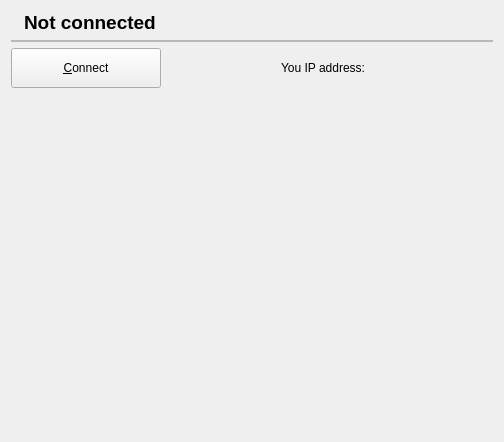
<?xml version="1.0" encoding="UTF-8"?>
<ui version="4.0">
 <class>AccountSettings</class>
 <widget class="QDialog" name="AccountSettings">
  <property name="geometry">
   <rect>
    <x>0</x>
    <y>0</y>
    <width>504</width>
    <height>442</height>
   </rect>
  </property>
  <property name="windowTitle">
   <string>AccountSettings</string>
  </property>
  <layout class="QVBoxLayout" name="verticalLayout_3">
   <item>
    <layout class="QHBoxLayout" name="horizontalLayout_2">
     <item>
      <widget class="QLabel" name="StatusPix">
       <property name="text">
        <string/>
       </property>
       <property name="pixmap">
        <pixmap resource="dnc.qrc">:/rc/delete_16.png</pixmap>
       </property>
      </widget>
     </item>
     <item>
      <widget class="QLabel" name="connectionInfoLabel">
       <property name="text">
        <string>&lt;html&gt;&lt;head/&gt;&lt;body&gt;&lt;p&gt;&lt;span style=&quot; font-size:14pt; font-weight:600;&quot;&gt;Not connected&lt;/span&gt;&lt;/p&gt;&lt;/body&gt;&lt;/html&gt;</string>
       </property>
      </widget>
     </item>
     <item>
      <widget class="QLabel" name="LoadLabel">
       <property name="text">
        <string/>
       </property>
      </widget>
     </item>
     <item>
      <spacer name="horizontalSpacer">
       <property name="orientation">
        <enum>Qt::Horizontal</enum>
       </property>
       <property name="sizeHint" stdset="0">
        <size>
         <width>40</width>
         <height>20</height>
        </size>
       </property>
      </spacer>
     </item>
     <item>
      <widget class="QLabel" name="label_2">
       <property name="text">
        <string/>
       </property>
       <property name="pixmap">
        <pixmap resource="dnc.qrc">:/rc/share.svg</pixmap>
       </property>
      </widget>
     </item>
    </layout>
   </item>
   <item>
    <widget class="QFrame" name="frame_2">
     <property name="sizePolicy">
      <sizepolicy hsizetype="Preferred" vsizetype="Preferred">
       <horstretch>100</horstretch>
       <verstretch>0</verstretch>
      </sizepolicy>
     </property>
     <property name="minimumSize">
      <size>
       <width>0</width>
       <height>2</height>
      </size>
     </property>
     <property name="maximumSize">
      <size>
       <width>16777215</width>
       <height>2</height>
      </size>
     </property>
     <property name="baseSize">
      <size>
       <width>0</width>
       <height>0</height>
      </size>
     </property>
     <property name="frameShape">
      <enum>QFrame::StyledPanel</enum>
     </property>
     <property name="frameShadow">
      <enum>QFrame::Raised</enum>
     </property>
    </widget>
   </item>
   <item>
    <layout class="QHBoxLayout" name="horizontalLayout">
     <item>
      <widget class="QPushButton" name="connectButton">
       <property name="sizePolicy">
        <sizepolicy hsizetype="Fixed" vsizetype="Fixed">
         <horstretch>0</horstretch>
         <verstretch>0</verstretch>
        </sizepolicy>
       </property>
       <property name="minimumSize">
        <size>
         <width>150</width>
         <height>40</height>
        </size>
       </property>
       <property name="maximumSize">
        <size>
         <width>150</width>
         <height>40</height>
        </size>
       </property>
       <property name="text">
        <string>&amp;Connect</string>
       </property>
       <property name="autoDefault">
        <bool>false</bool>
       </property>
       <property name="default">
        <bool>false</bool>
       </property>
      </widget>
     </item>
     <item>
      <spacer name="horizontalSpacer_3">
       <property name="orientation">
        <enum>Qt::Horizontal</enum>
       </property>
       <property name="sizeType">
        <enum>QSizePolicy::Expanding</enum>
       </property>
       <property name="sizeHint" stdset="0">
        <size>
         <width>20</width>
         <height>20</height>
        </size>
       </property>
      </spacer>
     </item>
     <item>
      <widget class="QLabel" name="YourIPLabel">
       <property name="text">
        <string>You IP address:</string>
       </property>
      </widget>
     </item>
     <item>
      <widget class="QLabel" name="IPLabel">
       <property name="cursor">
        <cursorShape>IBeamCursor</cursorShape>
       </property>
       <property name="text">
        <string/>
       </property>
      </widget>
     </item>
     <item>
      <spacer name="horizontalSpacer_2">
       <property name="orientation">
        <enum>Qt::Horizontal</enum>
       </property>
       <property name="sizeHint" stdset="0">
        <size>
         <width>40</width>
         <height>20</height>
        </size>
       </property>
      </spacer>
     </item>
    </layout>
   </item>
   <item>
    <spacer name="verticalSpacer_2">
     <property name="orientation">
      <enum>Qt::Vertical</enum>
     </property>
     <property name="sizeHint" stdset="0">
      <size>
       <width>20</width>
       <height>330</height>
      </size>
     </property>
    </spacer>
   </item>
  </layout>
 </widget>
 <resources>
  <include location="dnc.qrc"/>
 </resources>
 <connections/>
</ui>
